Frame 1 (no input): blank canvas, image omitted
Frame 60 (the mouse pressed at the canvas centre just before this capture): blank canvas, image omitted
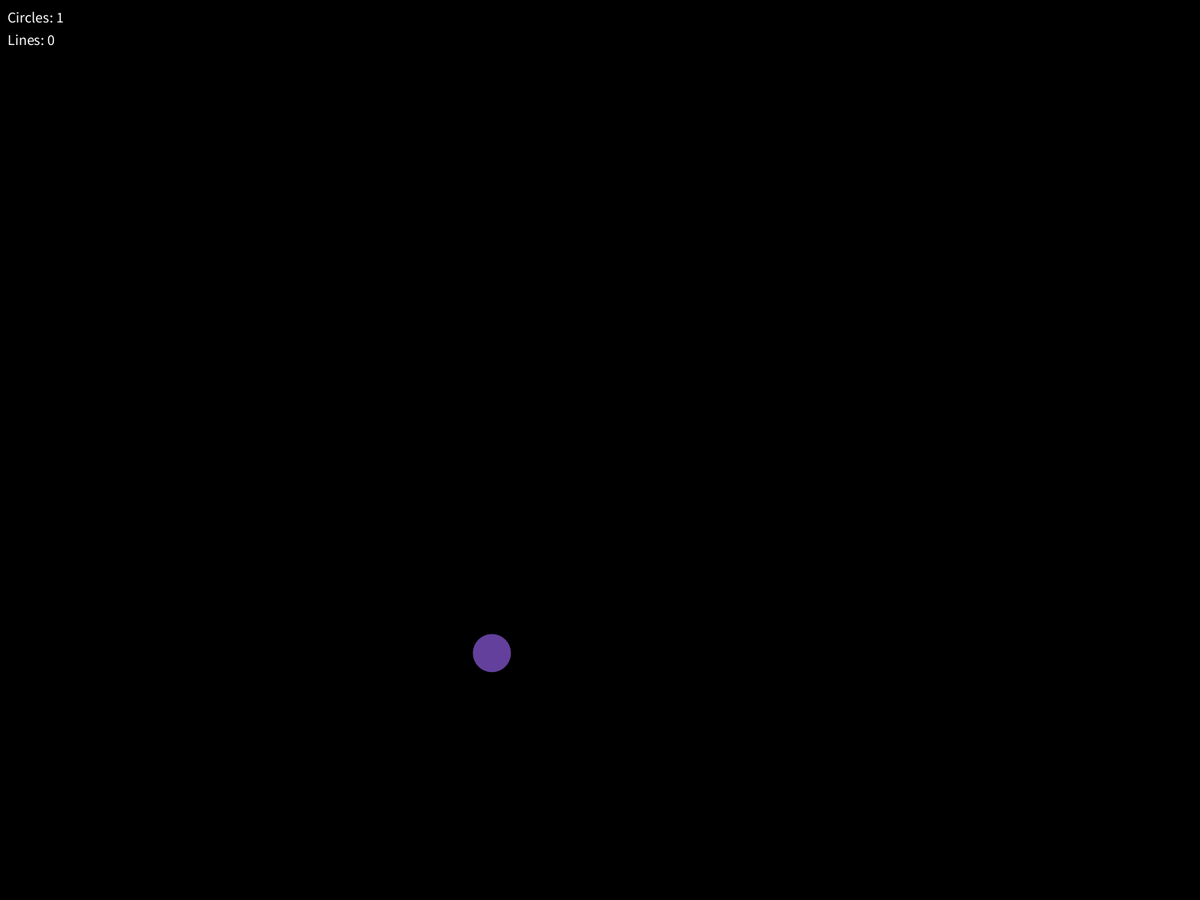
Frame 120 (the mouse held since frame 60 and released just before this capture)

The Processing sketch whose frames 1 and 60 were blank and that drew this single picture after the mouse press (run headless with seeded random() and noise(); from frame 60 on, the mouse is pressed at the canvas centre):

// Processing sketch: Spiderweb
// ── Spiderweb.pde
//많은 자료들을 찾아보고 코드를 참고해보고자 했으나 완전히 이해하기 어려워 
//만들고자 하는 이미지(거미줄)와 가까워질 때까지 부분적으로 gpt를 활용하여 작업함.(참고 코드 없음)

ArrayList<Circle> circles;  
ArrayList<Line> lines;  

void setup() {
  fullScreen();  
  circles = new ArrayList<Circle>();  // ArrayList 초기화
  lines = new ArrayList<Line>();  // 선을 저장할 ArrayList 초기화
  noStroke();  
  frameRate(60);  
}

void draw() {
  background(0);  
  
  // ArrayList에 있는 모든 Circle 객체들을 화면에 그리기
  for (int i = circles.size() - 1; i >= 0; i--) {
    Circle c = circles.get(i);  // Circle 객체 가져오기
    c.update();  // GPT도움:  Circle 객체의 상태 업데이트 (크기 변화 및 움직임)
    c.display();  // Circle 객체를 화면에 그리기
    
    // GPT도움: 원이 일정 시간이 지나면 제거 
    // -> c,shouldRemove: 원의 크기가 줄어들면서 사라질 시점을 결정하는 역할
    if (c.shouldRemove()) {
      circles.remove(i);  // ArrayList에서 제거
      // GPT도움: 원이 사라졌을 때 그 위치에서 작은 원들을 생성 
      //-> Circle 객체가 사라질 때 그 위치에서 선을 생성하고, 생성된 선들을 lines 리스트에 추가하는 부분
      lines.addAll(c.createLines());  // 작은 원이 사라질 때 선 생성
    }
  }
  
  // 선 그리기
  for (int i = lines.size() - 1; i >= 0; i--) {
    Line l = lines.get(i);  // Line 객체 가져오기
    l.update();  // 선 상태 업데이트 (이동 및 크기 변화)
    l.display();  // 선을 화면에 그리기
    
    // 선이 일정 시간이 지나면 제거
    if (l.shouldRemove()) {
      lines.remove(i);  // ArrayList에서 제거
    }
  }
  
  // 화면 좌측 상단에 ArrayList 크기 표시
  fill(255); 
  textSize(20);
  text("Circles: " + circles.size(), 10, 30);
  text("Lines: " + lines.size(), 10, 60);
}

void mousePressed() {
  // 마우스 클릭 시 새로운 Circle 객체를 추가, 크기는 랜덤으로 설정
  Circle newCircle = new Circle(mouseX, mouseY, random(30, 60)); 
  circles.add(newCircle);  // ArrayList에 추가
}

void mouseDragged() {
  // GPT도움: 마우스를 드래그할 때 새로운 Circle 객체를 추가
  Circle newCircle = new Circle(mouseX, mouseY, random(30, 60));  
  circles.add(newCircle);  // ArrayList에 추가
}

// Circle 클래스 정의 -> 구현할 때 필요한 float와 int의 종류 질문
class Circle {
  float x, y, radius;
  float vx, vy;  // 속도 (벡터)
  color c;
  float creationTime;  // GPT도움: 원이 생성된 시간
  float lifeTime = 3.0;  // GPT도움: 원이 살아있는 시간 (초 단위)
  float shrinkRate = 0.4;  // GPT도움: 원이 줄어드는 비율 (사라지는 속도, 더 빠르게 설정)
  float maxSmallRadius = 60;  // GPT도움: 작은 원들이 퍼지는 최대 반지름
  int splitCount = 0;  // GPT도움: 원이 분열할 때마다 증가하는 카운트 (색상 변경용)

  // Circle 클래스의 생성자
  Circle(float x, float y, float radius) {
    this.x = x;
    this.y = y;
    this.radius = radius;
    this.vx = random(-5, 5);  
    this.vy = random(-5, 5);
    this.creationTime = millis() / 1000.0;  // GPT도움: 생성된 시간을 기록 (초 단위)
  }

  // Circle의 상태를 업데이트하는 메소드
  void update() {
    this.x += vx;  
    this.y += vy;  
    this.c = getColorBasedOnMouse();  // GPT도움: 마우스 위치에 따라 색상 변경되는 방법 질문
    
    // 화면 경계에 부딪히면 튕겨 나가도록 함
    if (x - radius < 0 || x + radius > width) {
      vx *= -1;  // X 방향 속도 반전
    }
    if (y - radius < 0 || y + radius > height) {
      vy *= -1;  // Y 방향 속도 반전
    }
    
    // 원의 크기를 점점 줄여나감
    if (radius > 0) {
      radius -= shrinkRate;  // radius -= shrinkRate; 원의 크기 감소
    }
  }

  // Circle을 화면에 그리는 메소드
  void display() {
    fill(c); 
    ellipse(x, y, radius * 2, radius * 2);  
  }

  // 원이 일정 시간이 지나면 제거할지 결정하는 메소드
  boolean shouldRemove() {
    return radius <= 0;  
  }

  //  GPT도움: 마우스 위치에 따라 색상을 계산하는 메소드
  color getColorBasedOnMouse() {
    float distToMouse = dist(x, y, mouseX, mouseY);  // 원과 마우스 사이의 거리 계산
    float maxDist = 500.0;  // 색상 변화가 적용될 최대 거리
    float lerpValue = map(distToMouse, 0, maxDist, 0, 1);  // 거리에 따라 색상 변경

    // 거리가 가까울수록 주황색, 멀수록 파란색
    color startColor = color(255, 165, 0);  
    color endColor = color(0, 0, 255);  
    return lerpColor(startColor, endColor, lerpValue);  //  GPT도움: 두 색상을 보간하여 반환
  }

  // 원이 화면 밖으로 벗어났는지 체크하는 메소드
  boolean isOffscreen() {
    return x + radius < 0 || x - radius > width || y + radius < 0 || y - radius > height;
  }

  //  GPT도움: 원이 사라졌을 때 선을 생성하는 메소드
  ArrayList<Line> createLines() {
    ArrayList<Line> newLines = new ArrayList<Line>();
    ArrayList<Circle> nearbyCircles = getNearbyCircles();  // 주변 원들 찾아오기

    // 원이 사라질 때 사방으로 선들이 퍼지게 함
    for (int i = 0; i < 8; i++) {
      float angle = random(TWO_PI);  // 랜덤한 방향으로 선을 퍼지게
      newLines.add(new Line(x, y, angle, nearbyCircles));  // 선 생성
    }
    
    return newLines;  //  GPT도움: 생성된 선들 반환
  }

  //  GPT도움: 주변 원들을 찾는 메소드 (반경 100px 이내의 원들)
  ArrayList<Circle> getNearbyCircles() {
    ArrayList<Circle> nearbyCircles = new ArrayList<Circle>();
    for (Circle c : circles) {
      float distance = dist(x, y, c.x, c.y);
      if (distance > 0 && distance < 200) {  //  GPT도움: 자기 자신을 제외하고, 가까운 원들만 포함
        nearbyCircles.add(c);
      }
    }
    return nearbyCircles;
  }
}

// Line 클래스 정의 (선들)
class Line {
  float x, y;  // 선의 시작점
  float angle;  // 선의 방향 (각도)
  float length;  // 선의 길이
  float lifeTime = 1.5;  // 선의 생명 시간 (초 단위, 더 빠르게 사라지도록 설정)
  float creationTime;  // 선이 생성된 시간
  float thickness;  // 선의 두께
  ArrayList<Circle> targetCircles;  // 연결할 원들

  //  GPT도움: Line 클래스의 생성
  Line(float x, float y, float angle, ArrayList<Circle> targetCircles) {
    this.x = x;
    this.y = y;
    this.angle = angle;
    this.length = random(150, 300);  // 선의 길이를 늘림
    this.thickness = random(0.1, 0.5);  // 선의 두께를 아주 얇게 설정 (0.1 ~ 0.5)
    this.targetCircles = targetCircles;  // 주변 원들
    this.creationTime = millis() / 1000.0;  // 생성된 시간을 기록 (초 단위)
  }

  //  GPT도움: Line의 상태를 업데이트하는 메소드
  void update() {
    x += cos(angle) * length * 0.05;  // X 좌표 갱신 (각도에 맞춰 이동)
    y += sin(angle) * length * 0.05;  // Y 좌표 갱신 (각도에 맞춰 이동)
    length *= 0.98;  // 선 길이 감소 (점점 짧아짐)
    thickness *= 0.98;  // 선 두께 감소 (점점 얇아짐)
  }

  // Line을 화면에 그리는 메소드
  void display() {
    stroke(255);  // 선 색상 (흰색)
    strokeWeight(thickness);  // 선의 두께 설정
    line(x, y, x + cos(angle) * length, y + sin(angle) * length);  // 선 그리기

    //  GPT도움: 선과 연결될 주변 원들과 연결되는 선 그리기
    for (Circle c : targetCircles) {
      line(x, y, c.x, c.y);  // 선이 원의 중심점들과 연결되도록
    }
  }

  //  GPT도움: 선이 일정 시간이 지나면 제거할지 결정하는 메소드
  boolean shouldRemove() {
    float currentTime = millis() / 1000.0;  // 현재 시간 (초 단위)
    return currentTime - creationTime > lifeTime || length <= 0 || thickness <= 0;  // 길이나 두께가 0이 되면 제거
  }
}
